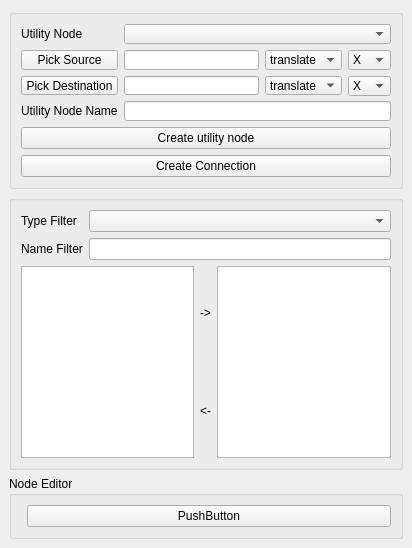
<?xml version="1.0" encoding="UTF-8"?>
<ui version="4.0">
 <class>bdUNMainWindow</class>
 <widget class="QMainWindow" name="bdUNMainWindow">
  <property name="geometry">
   <rect>
    <x>0</x>
    <y>0</y>
    <width>412</width>
    <height>548</height>
   </rect>
  </property>
  <property name="windowTitle">
   <string>Utility Nodes</string>
  </property>
  <widget class="QWidget" name="unMainWidget">
   <layout class="QVBoxLayout" name="verticalLayout">
    <item>
     <widget class="QGroupBox" name="masksGrp">
      <property name="enabled">
       <bool>true</bool>
      </property>
      <property name="sizePolicy">
       <sizepolicy hsizetype="Preferred" vsizetype="Preferred">
        <horstretch>0</horstretch>
        <verstretch>0</verstretch>
       </sizepolicy>
      </property>
      <property name="maximumSize">
       <size>
        <width>16777215</width>
        <height>180</height>
       </size>
      </property>
      <property name="title">
       <string/>
      </property>
      <layout class="QVBoxLayout" name="verticalLayout_4">
       <item>
        <layout class="QVBoxLayout" name="verticalLayout_2">
         <item>
          <layout class="QGridLayout" name="gridLayout">
           <item row="2" column="1">
            <widget class="QLineEdit" name="unSrc">
             <property name="sizePolicy">
              <sizepolicy hsizetype="MinimumExpanding" vsizetype="Fixed">
               <horstretch>0</horstretch>
               <verstretch>0</verstretch>
              </sizepolicy>
             </property>
             <property name="minimumSize">
              <size>
               <width>100</width>
               <height>0</height>
              </size>
             </property>
            </widget>
           </item>
           <item row="0" column="0">
            <widget class="QLabel" name="label_3">
             <property name="text">
              <string>Utility Node</string>
             </property>
            </widget>
           </item>
           <item row="3" column="1">
            <widget class="QLineEdit" name="unDest"/>
           </item>
           <item row="4" column="0">
            <widget class="QLabel" name="label">
             <property name="text">
              <string>Utility Node Name</string>
             </property>
            </widget>
           </item>
           <item row="2" column="0">
            <widget class="QPushButton" name="unPickSrcBtn">
             <property name="text">
              <string>Pick Source</string>
             </property>
            </widget>
           </item>
           <item row="3" column="0">
            <widget class="QPushButton" name="unPickDestBtn">
             <property name="text">
              <string>Pick Destination</string>
             </property>
            </widget>
           </item>
           <item row="2" column="2">
            <widget class="QComboBox" name="unSrcAttr">
             <item>
              <property name="text">
               <string>translate</string>
              </property>
             </item>
             <item>
              <property name="text">
               <string>rotate</string>
              </property>
             </item>
             <item>
              <property name="text">
               <string>scale</string>
              </property>
             </item>
            </widget>
           </item>
           <item row="2" column="3">
            <widget class="QComboBox" name="unSrcAxes">
             <property name="sizePolicy">
              <sizepolicy hsizetype="Fixed" vsizetype="Fixed">
               <horstretch>0</horstretch>
               <verstretch>0</verstretch>
              </sizepolicy>
             </property>
             <property name="minimumSize">
              <size>
               <width>35</width>
               <height>20</height>
              </size>
             </property>
             <item>
              <property name="text">
               <string>X</string>
              </property>
             </item>
             <item>
              <property name="text">
               <string>Y</string>
              </property>
             </item>
             <item>
              <property name="text">
               <string>Z</string>
              </property>
             </item>
             <item>
              <property name="text">
               <string>All</string>
              </property>
             </item>
            </widget>
           </item>
           <item row="0" column="1" colspan="3">
            <widget class="QComboBox" name="unComboBox"/>
           </item>
           <item row="3" column="2">
            <widget class="QComboBox" name="unDestAttr">
             <item>
              <property name="text">
               <string>translate</string>
              </property>
             </item>
             <item>
              <property name="text">
               <string>rotate</string>
              </property>
             </item>
             <item>
              <property name="text">
               <string>scale</string>
              </property>
             </item>
            </widget>
           </item>
           <item row="3" column="3">
            <widget class="QComboBox" name="unDestAxes">
             <property name="sizePolicy">
              <sizepolicy hsizetype="Fixed" vsizetype="Fixed">
               <horstretch>0</horstretch>
               <verstretch>0</verstretch>
              </sizepolicy>
             </property>
             <property name="minimumSize">
              <size>
               <width>30</width>
               <height>20</height>
              </size>
             </property>
             <item>
              <property name="text">
               <string>X</string>
              </property>
             </item>
             <item>
              <property name="text">
               <string>Y</string>
              </property>
             </item>
             <item>
              <property name="text">
               <string>Z</string>
              </property>
             </item>
             <item>
              <property name="text">
               <string>All</string>
              </property>
             </item>
            </widget>
           </item>
           <item row="4" column="1" colspan="3">
            <widget class="QLineEdit" name="unName"/>
           </item>
          </layout>
         </item>
         <item>
          <widget class="QPushButton" name="createUNBtn">
           <property name="text">
            <string>Create utility node</string>
           </property>
          </widget>
         </item>
         <item>
          <widget class="QPushButton" name="createConectionBtn">
           <property name="text">
            <string>Create Connection</string>
           </property>
          </widget>
         </item>
        </layout>
       </item>
      </layout>
     </widget>
    </item>
    <item>
     <widget class="QGroupBox" name="groupBox">
      <property name="maximumSize">
       <size>
        <width>16777215</width>
        <height>300</height>
       </size>
      </property>
      <property name="title">
       <string/>
      </property>
      <layout class="QVBoxLayout" name="verticalLayout_3">
       <item>
        <layout class="QGridLayout" name="gridLayout_2">
         <item row="0" column="0">
          <widget class="QLabel" name="label_2">
           <property name="text">
            <string>Type Filter</string>
           </property>
          </widget>
         </item>
         <item row="0" column="1">
          <widget class="QComboBox" name="filterComboBox"/>
         </item>
         <item row="1" column="0">
          <widget class="QLabel" name="label_4">
           <property name="text">
            <string>Name Filter</string>
           </property>
          </widget>
         </item>
         <item row="1" column="1">
          <widget class="QLineEdit" name="filterName"/>
         </item>
        </layout>
       </item>
       <item>
        <layout class="QGridLayout" name="gridLayout_3">
         <item row="0" column="0" rowspan="2">
          <widget class="QListWidget" name="unListView"/>
         </item>
         <item row="0" column="1">
          <widget class="QLabel" name="label_5">
           <property name="text">
            <string>-&gt;</string>
           </property>
          </widget>
         </item>
         <item row="1" column="1">
          <widget class="QLabel" name="label_6">
           <property name="text">
            <string>&lt;-</string>
           </property>
          </widget>
         </item>
         <item row="0" column="2" rowspan="2">
          <widget class="QListWidget" name="unConListView"/>
         </item>
        </layout>
       </item>
      </layout>
     </widget>
    </item>
    <item>
     <widget class="QGroupBox" name="nodeEditorBox">
      <property name="title">
       <string>Node Editor</string>
      </property>
      <layout class="QVBoxLayout" name="verticalLayout_5">
       <item>
        <layout class="QFormLayout" name="nodeEditorLayout">
         <item row="0" column="1">
          <widget class="QPushButton" name="testButton">
           <property name="text">
            <string>PushButton</string>
           </property>
          </widget>
         </item>
        </layout>
       </item>
      </layout>
     </widget>
    </item>
   </layout>
  </widget>
 </widget>
 <tabstops>
  <tabstop>createUNBtn</tabstop>
 </tabstops>
 <resources/>
 <connections/>
</ui>
